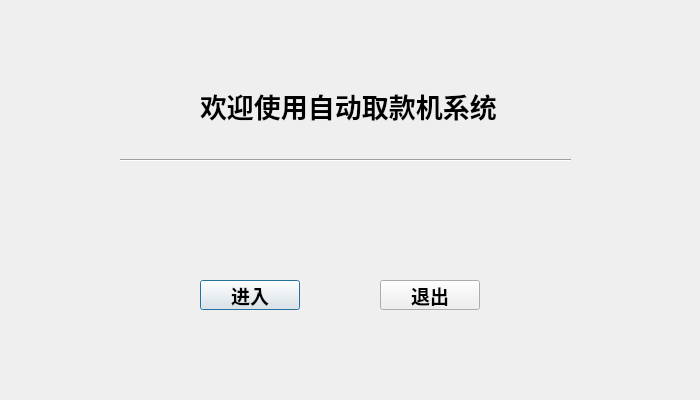
<?xml version="1.0" encoding="UTF-8"?>
<ui version="4.0">
 <class>ATMWelcomeForm</class>
 <widget class="QWidget" name="ATMWelcomeForm">
  <property name="geometry">
   <rect>
    <x>0</x>
    <y>0</y>
    <width>700</width>
    <height>400</height>
   </rect>
  </property>
  <property name="windowTitle">
   <string>ATMWelcomeForm</string>
  </property>
  <widget class="QPushButton" name="button_enter">
   <property name="geometry">
    <rect>
     <x>200</x>
     <y>280</y>
     <width>100</width>
     <height>30</height>
    </rect>
   </property>
   <property name="font">
    <font>
     <pointsize>14</pointsize>
     <weight>75</weight>
     <bold>true</bold>
    </font>
   </property>
   <property name="text">
    <string>进入</string>
   </property>
   <property name="autoDefault">
    <bool>false</bool>
   </property>
   <property name="default">
    <bool>true</bool>
   </property>
   <property name="flat">
    <bool>false</bool>
   </property>
  </widget>
  <widget class="QLabel" name="label_welcome">
   <property name="geometry">
    <rect>
     <x>200</x>
     <y>90</y>
     <width>301</width>
     <height>31</height>
    </rect>
   </property>
   <property name="font">
    <font>
     <pointsize>20</pointsize>
     <weight>75</weight>
     <bold>true</bold>
    </font>
   </property>
   <property name="text">
    <string>欢迎使用自动取款机系统</string>
   </property>
  </widget>
  <widget class="Line" name="line_welcome">
   <property name="geometry">
    <rect>
     <x>120</x>
     <y>150</y>
     <width>451</width>
     <height>21</height>
    </rect>
   </property>
   <property name="orientation">
    <enum>Qt::Horizontal</enum>
   </property>
  </widget>
  <widget class="QPushButton" name="button_exit">
   <property name="enabled">
    <bool>true</bool>
   </property>
   <property name="geometry">
    <rect>
     <x>380</x>
     <y>280</y>
     <width>100</width>
     <height>30</height>
    </rect>
   </property>
   <property name="font">
    <font>
     <pointsize>14</pointsize>
     <weight>75</weight>
     <bold>true</bold>
    </font>
   </property>
   <property name="text">
    <string>退出</string>
   </property>
  </widget>
 </widget>
 <layoutdefault spacing="6" margin="11"/>
 <resources/>
 <connections/>
</ui>
